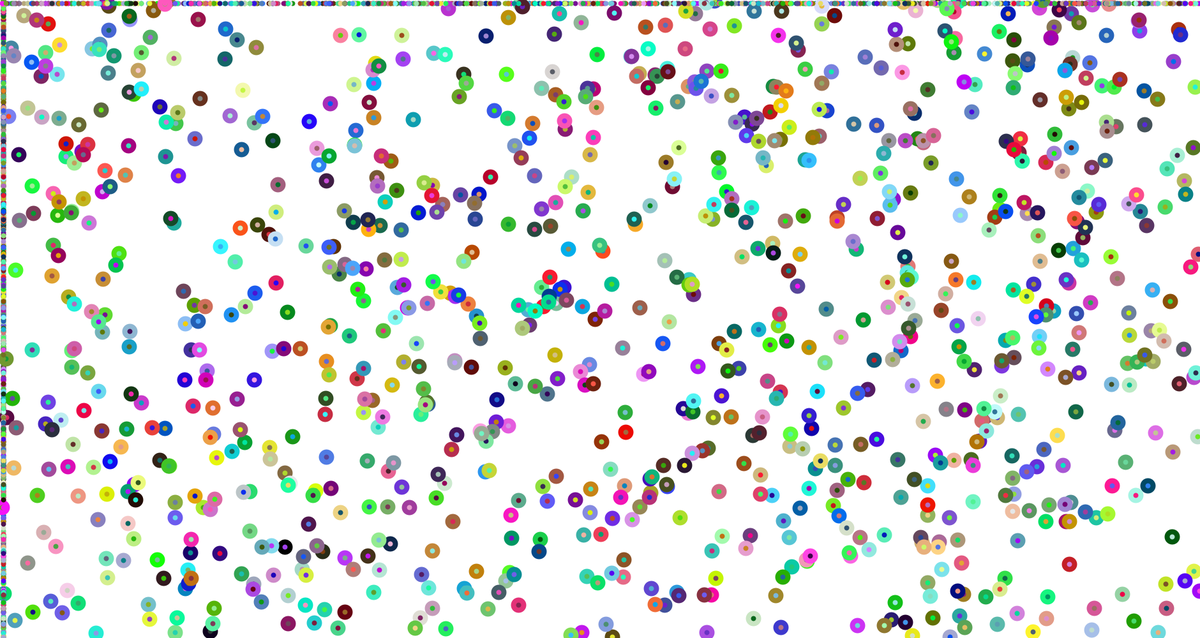
Frame 1 (no input)
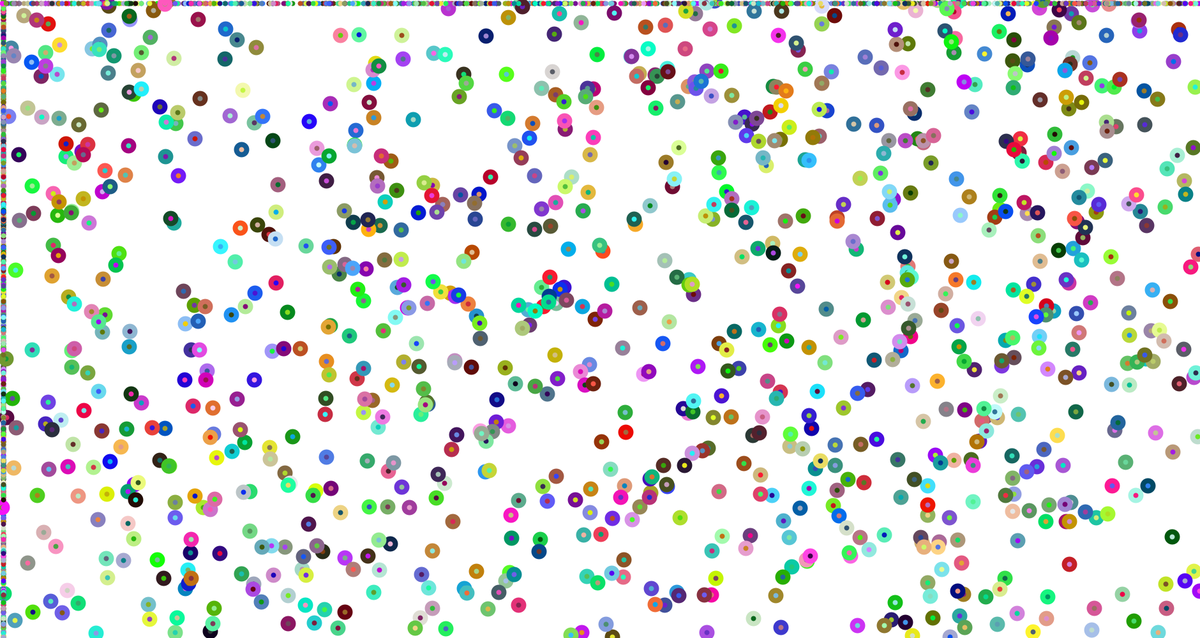
Frame 60 (the mouse pressed at the canvas centre just before this capture)
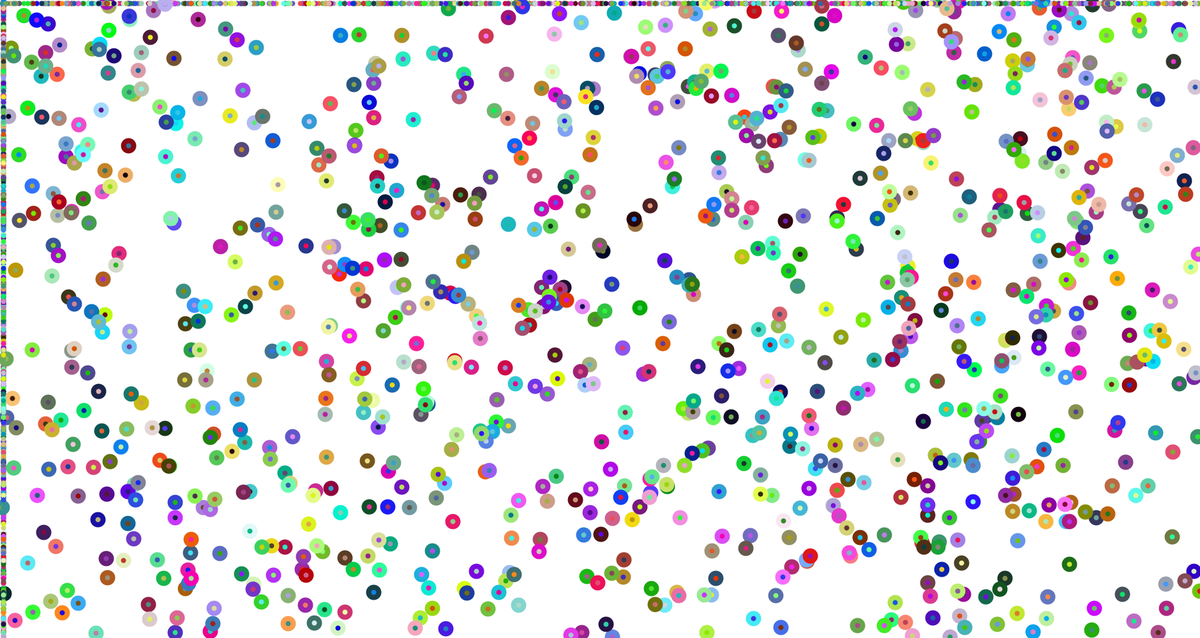
Frame 120 (the mouse held since frame 60 and released just before this capture)

The Processing sketch that drew these frames (run headless with seeded random() and noise(); from frame 60 on, the mouse is pressed at the canvas centre):

// Processing sketch: Achilles_Alex_Project_10_261117a
// ── Achilles_Alex_Project_10_261117a.pde
//Achilles Alex Team Up - 11/18/26
int num =  1000;
PVector circlesPos[] = new PVector[num];
color circColor[]= new color[num];

//color col = ;


void setup(){
  size(1880,1000);
  rectMode(CENTER);
 strokeWeight(8);
 background(255);
 
 frameRate(10);
 for (int index=0;index<num;index++){ // advances the position of the array using the variable "index" 
   circColor[index] = color(random(255),random(255),random(255)); //randomizes colors
   circlesPos[index] = new PVector(random(width),random(height)); // randomizes position
 }
}
void mousePressed(){ //when the mouse is pressed, the colors of the circles change
  for (int index = 0; index < num; index++){ 
     circColor[index] = color(random(255),random(255),random(255));
  }
}
void mouseDragged(){
  for (int index = 0; index < num; index++){
    if (circColor[index] > color(#FF0000) || circColor[index] < color(#00FF00)){
    circlesPos[index].lerp(mouseX,mouseY,0,0.001);
    }
  }
}
void draw() {
  background(255);
  if (keyPressed == true){
    if (key == 'u'){ //when 'u' is pressed, colors and positions of circles are reset
    for (int index=0;index<num;index++){
    circColor[index] = color(random(255),random(255),random(255));
    circlesPos[index] = new PVector(random(width),random(height));
      }
    }
  }
for (int index = 0; index < num; index++){ //creates an x and y axis that represents the positions of each circle 
    fill(circColor[index]);
    circle(circlesPos[index].x,circlesPos[index].y,16);
     line(5,circlesPos[index].y,5,circlesPos[index].y);
    line(circlesPos[index].x,5,circlesPos[index].x,5);
    stroke(circColor[index]);
  }   
}
